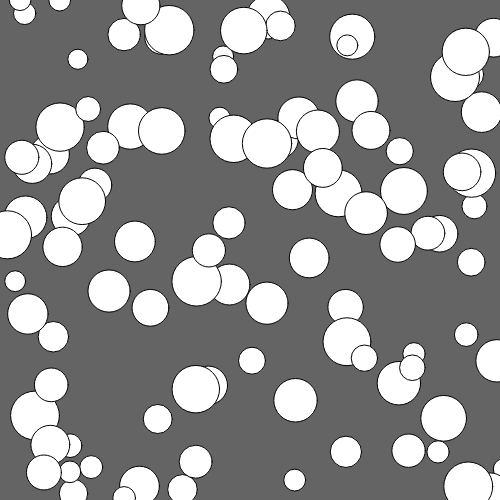
Frame 1 (no input)
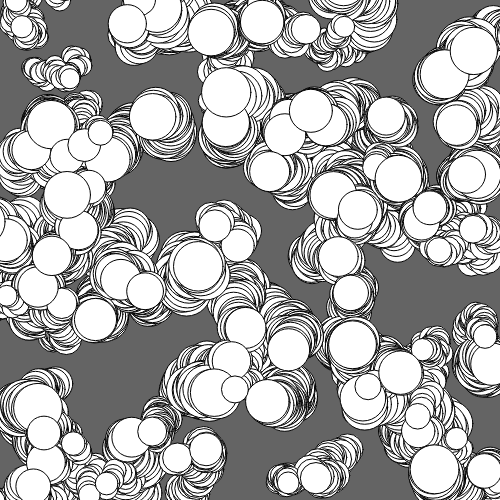
Frame 60 (no input)
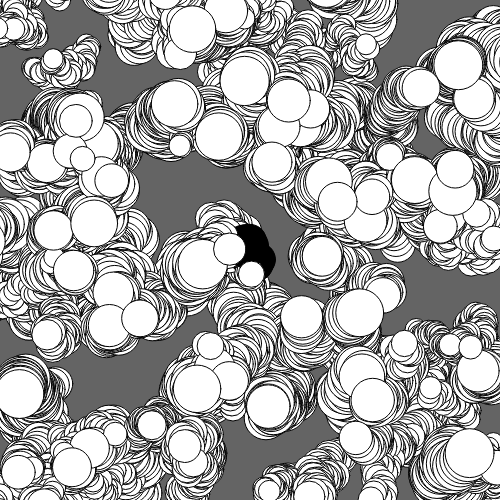
Frame 120 (the mouse pressed at the canvas centre since frame 60)

The p5.js sketch that drew these frames (run headless with seeded random() and noise() and a simulated clock; from frame 60 on, the mouse is pressed at the canvas centre):

// p5.js sketch
// ── sketch.js
// drunk walk

let myDrunks = []; // empty array

let numberOfDrunks = 100;

function setup() {
	createCanvas(500, 500);
	background(100);

	for (let i = 0; i < numberOfDrunks; i++) {
		let x = random(width);
		let y = random(height);
		let diameter = random(20, 50);
		let range = random(3, 7);
		let myDrunk = new Drunk(x, y, diameter, range);
		myDrunks.push(myDrunk);
	}
}

function draw() {
	for (let i = 0; i < myDrunks.length; i++) {
		myDrunks[i].move();
		myDrunks[i].display();
	}
}

function mousePressed() {
	let anyHovering = false;
	
	for (let i = 0; i < myDrunks.length; i++) {
		if (myDrunks[i].hovering == true) {
			myDrunks.splice(i, 1);
			anyHovering = true;
		}
	}
	
	if(anyHovering==false){
		let diameter = random(20, 50);
		let range = random(3, 7);
		let myDrunk = new Drunk(mouseX,mouseY,diameter,range);
		myDrunks.push(myDrunk);
	}
}

class Drunk {
	constructor(x, y, diameter, range) {  
		this.x = x;
		this.y = y;
		this.diameter = diameter;
		this.range = range;
		this.hovering = false; // variable that keeps track of whether mouse is hovering
	}

	move() {
		this.x = this.x + random(-this.range, this.range);
		this.y = this.y + random(-this.range, this.range);
	}

	display() {
		let mouseDist = dist(mouseX, mouseY, this.x, this.y);
		if (mouseDist < this.diameter / 2) { // is mouse hovering over the circle?
			fill('black');
			this.hovering = true; // set to true if hovering
		} else {
			fill('white');
			this.hovering = false; // set to false if not hovering
		}

		circle(this.x, this.y, this.diameter);
	}


}
